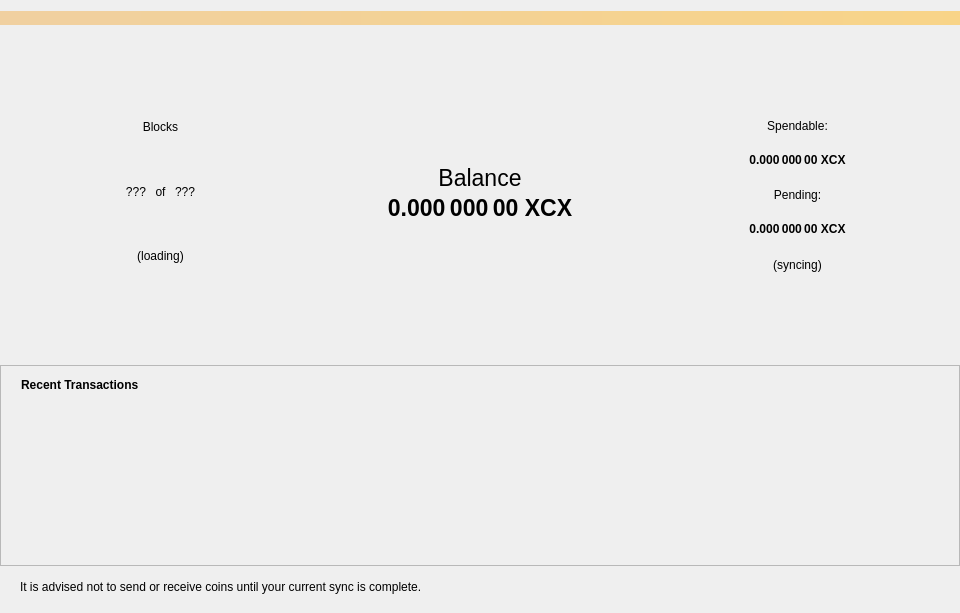
<?xml version="1.0" encoding="UTF-8"?>
<ui version="4.0">
 <class>OverviewPage</class>
 <widget class="QDialog" name="OverviewPage">
  <property name="geometry">
   <rect>
    <x>0</x>
    <y>0</y>
    <width>960</width>
    <height>613</height>
   </rect>
  </property>
  <property name="minimumSize">
   <size>
    <width>960</width>
    <height>0</height>
   </size>
  </property>
  <property name="windowTitle">
   <string>Form</string>
  </property>
  <property name="sizeGripEnabled">
   <bool>false</bool>
  </property>
  <layout class="QVBoxLayout" name="topLayout">
   <property name="leftMargin">
    <number>0</number>
   </property>
   <property name="rightMargin">
    <number>0</number>
   </property>
   <item>
    <widget class="QLabel" name="labelAlerts">
     <property name="visible">
      <bool>false</bool>
     </property>
     <property name="styleSheet">
      <string notr="true">background-color: qlineargradient(x1: 0, y1: 0, x2: 1, y2: 0, stop:0 #F0D0A0, stop:1 #F8D488); color:#000000;</string>
     </property>
     <property name="wordWrap">
      <bool>true</bool>
     </property>
     <property name="margin">
      <number>3</number>
     </property>
    </widget>
   </item>
   <item>
    <layout class="QVBoxLayout" name="verticalLayout" stretch="0,1">
     <item>
      <layout class="QHBoxLayout" name="horizontalLayout" stretch="0,0,0">
       <property name="spacing">
        <number>0</number>
       </property>
       <item>
        <widget class="QWidget" name="widgetSyncBlocks" native="true">
         <property name="sizePolicy">
          <sizepolicy hsizetype="Maximum" vsizetype="Maximum">
           <horstretch>1</horstretch>
           <verstretch>1</verstretch>
          </sizepolicy>
         </property>
         <property name="minimumSize">
          <size>
           <width>328</width>
           <height>328</height>
          </size>
         </property>
         <property name="baseSize">
          <size>
           <width>228</width>
           <height>228</height>
          </size>
         </property>
         <widget class="QWidget" name="layoutWidget_2">
          <property name="geometry">
           <rect>
            <x>0</x>
            <y>0</y>
            <width>321</width>
            <height>321</height>
           </rect>
          </property>
          <layout class="QVBoxLayout" name="verticalLayout_7">
           <property name="sizeConstraint">
            <enum>QLayout::SetDefaultConstraint</enum>
           </property>
           <item>
            <widget class="QLabel" name="labelBlocksText">
             <property name="text">
              <string>Blocks</string>
             </property>
             <property name="alignment">
              <set>Qt::AlignBottom|Qt::AlignHCenter</set>
             </property>
            </widget>
           </item>
           <item>
            <layout class="QHBoxLayout" name="horizontalLayout_5">
             <property name="sizeConstraint">
              <enum>QLayout::SetMinimumSize</enum>
             </property>
             <item>
              <widget class="QLabel" name="labelBlockCurrent">
               <property name="sizePolicy">
                <sizepolicy hsizetype="Minimum" vsizetype="Preferred">
                 <horstretch>0</horstretch>
                 <verstretch>0</verstretch>
                </sizepolicy>
               </property>
               <property name="text">
                <string>???</string>
               </property>
               <property name="alignment">
                <set>Qt::AlignRight|Qt::AlignTrailing|Qt::AlignVCenter</set>
               </property>
              </widget>
             </item>
             <item>
              <widget class="QLabel" name="labelBlockOf">
               <property name="sizePolicy">
                <sizepolicy hsizetype="Maximum" vsizetype="Preferred">
                 <horstretch>0</horstretch>
                 <verstretch>0</verstretch>
                </sizepolicy>
               </property>
               <property name="text">
                <string> of </string>
               </property>
               <property name="scaledContents">
                <bool>false</bool>
               </property>
               <property name="alignment">
                <set>Qt::AlignCenter</set>
               </property>
              </widget>
             </item>
             <item>
              <widget class="QLabel" name="labelBlocksTotal">
               <property name="sizePolicy">
                <sizepolicy hsizetype="Minimum" vsizetype="Preferred">
                 <horstretch>0</horstretch>
                 <verstretch>0</verstretch>
                </sizepolicy>
               </property>
               <property name="text">
                <string>???</string>
               </property>
               <property name="alignment">
                <set>Qt::AlignLeading|Qt::AlignLeft|Qt::AlignVCenter</set>
               </property>
              </widget>
             </item>
            </layout>
           </item>
           <item>
            <widget class="QLabel" name="labelBlockStatus">
             <property name="text">
              <string>(loading)</string>
             </property>
             <property name="alignment">
              <set>Qt::AlignHCenter|Qt::AlignTop</set>
             </property>
            </widget>
           </item>
          </layout>
         </widget>
        </widget>
       </item>
       <item>
        <layout class="QVBoxLayout" name="verticalLayout_5">
         <property name="sizeConstraint">
          <enum>QLayout::SetDefaultConstraint</enum>
         </property>
         <item>
          <widget class="QLabel" name="label_2">
           <property name="text">
            <string/>
           </property>
          </widget>
         </item>
         <item>
          <widget class="QLabel" name="label_8">
           <property name="text">
            <string/>
           </property>
          </widget>
         </item>
         <item>
          <widget class="QLabel" name="label_3">
           <property name="text">
            <string/>
           </property>
          </widget>
         </item>
         <item>
          <widget class="QLabel" name="label_10">
           <property name="text">
            <string/>
           </property>
          </widget>
         </item>
         <item>
          <widget class="QLabel" name="label_7">
           <property name="font">
            <font>
             <pointsize>17</pointsize>
             <weight>50</weight>
             <bold>false</bold>
            </font>
           </property>
           <property name="text">
            <string>Balance</string>
           </property>
           <property name="textFormat">
            <enum>Qt::RichText</enum>
           </property>
           <property name="alignment">
            <set>Qt::AlignCenter</set>
           </property>
          </widget>
         </item>
         <item>
          <widget class="QLabel" name="labelBalance_2">
           <property name="font">
            <font>
             <pointsize>17</pointsize>
             <weight>75</weight>
             <bold>true</bold>
            </font>
           </property>
           <property name="cursor">
            <cursorShape>IBeamCursor</cursorShape>
           </property>
           <property name="toolTip">
            <string>Your current balance</string>
           </property>
           <property name="text">
            <string notr="true">0.000 000 00 XCX</string>
           </property>
           <property name="alignment">
            <set>Qt::AlignHCenter|Qt::AlignTop</set>
           </property>
           <property name="textInteractionFlags">
            <set>Qt::LinksAccessibleByMouse|Qt::TextSelectableByKeyboard|Qt::TextSelectableByMouse</set>
           </property>
          </widget>
         </item>
         <item>
          <widget class="QLabel" name="label_9">
           <property name="text">
            <string/>
           </property>
          </widget>
         </item>
         <item>
          <widget class="QLabel" name="label_11">
           <property name="text">
            <string/>
           </property>
          </widget>
         </item>
         <item>
          <widget class="QLabel" name="label_5">
           <property name="text">
            <string/>
           </property>
          </widget>
         </item>
         <item>
          <widget class="QLabel" name="label">
           <property name="text">
            <string/>
           </property>
          </widget>
         </item>
        </layout>
       </item>
       <item>
        <widget class="QWidget" name="widgetSyncBalance" native="true">
         <property name="sizePolicy">
          <sizepolicy hsizetype="Maximum" vsizetype="Maximum">
           <horstretch>1</horstretch>
           <verstretch>1</verstretch>
          </sizepolicy>
         </property>
         <property name="minimumSize">
          <size>
           <width>328</width>
           <height>328</height>
          </size>
         </property>
         <property name="baseSize">
          <size>
           <width>328</width>
           <height>328</height>
          </size>
         </property>
         <widget class="QWidget" name="layoutWidget_3">
          <property name="geometry">
           <rect>
            <x>0</x>
            <y>0</y>
            <width>331</width>
            <height>328</height>
           </rect>
          </property>
          <layout class="QVBoxLayout" name="verticalLayout_2">
           <item>
            <spacer name="verticalSpacer">
             <property name="orientation">
              <enum>Qt::Vertical</enum>
             </property>
             <property name="sizeType">
              <enum>QSizePolicy::Preferred</enum>
             </property>
             <property name="sizeHint" stdset="0">
              <size>
               <width>20</width>
               <height>80</height>
              </size>
             </property>
            </spacer>
           </item>
           <item>
            <widget class="QLabel" name="labelBalanceText">
             <property name="sizePolicy">
              <sizepolicy hsizetype="Minimum" vsizetype="Preferred">
               <horstretch>0</horstretch>
               <verstretch>0</verstretch>
              </sizepolicy>
             </property>
             <property name="text">
              <string>Spendable:</string>
             </property>
             <property name="alignment">
              <set>Qt::AlignCenter</set>
             </property>
            </widget>
           </item>
           <item>
            <widget class="QLabel" name="labelBalance">
             <property name="sizePolicy">
              <sizepolicy hsizetype="Minimum" vsizetype="Preferred">
               <horstretch>0</horstretch>
               <verstretch>0</verstretch>
              </sizepolicy>
             </property>
             <property name="font">
              <font>
               <weight>75</weight>
               <bold>true</bold>
              </font>
             </property>
             <property name="cursor">
              <cursorShape>IBeamCursor</cursorShape>
             </property>
             <property name="toolTip">
              <string>Your current spendable balance</string>
             </property>
             <property name="text">
              <string notr="true">0.000 000 00 XCX</string>
             </property>
             <property name="alignment">
              <set>Qt::AlignCenter</set>
             </property>
             <property name="textInteractionFlags">
              <set>Qt::LinksAccessibleByMouse|Qt::TextSelectableByKeyboard|Qt::TextSelectableByMouse</set>
             </property>
            </widget>
           </item>
           <item>
            <widget class="QLabel" name="labelPendingText">
             <property name="sizePolicy">
              <sizepolicy hsizetype="Minimum" vsizetype="Minimum">
               <horstretch>0</horstretch>
               <verstretch>0</verstretch>
              </sizepolicy>
             </property>
             <property name="text">
              <string>Pending:</string>
             </property>
             <property name="alignment">
              <set>Qt::AlignCenter</set>
             </property>
            </widget>
           </item>
           <item>
            <widget class="QLabel" name="labelUnconfirmed">
             <property name="font">
              <font>
               <weight>75</weight>
               <bold>true</bold>
              </font>
             </property>
             <property name="cursor">
              <cursorShape>IBeamCursor</cursorShape>
             </property>
             <property name="toolTip">
              <string>Total of transactions that have yet to be confirmed, and do not yet count toward the spendable balance</string>
             </property>
             <property name="text">
              <string notr="true">0.000 000 00 XCX</string>
             </property>
             <property name="alignment">
              <set>Qt::AlignCenter</set>
             </property>
             <property name="textInteractionFlags">
              <set>Qt::LinksAccessibleByMouse|Qt::TextSelectableByKeyboard|Qt::TextSelectableByMouse</set>
             </property>
            </widget>
           </item>
           <item>
            <widget class="QLabel" name="labelWalletStatus">
             <property name="enabled">
              <bool>true</bool>
             </property>
             <property name="text">
              <string>(syncing)</string>
             </property>
             <property name="alignment">
              <set>Qt::AlignCenter</set>
             </property>
            </widget>
           </item>
           <item>
            <spacer name="verticalSpacer_2">
             <property name="orientation">
              <enum>Qt::Vertical</enum>
             </property>
             <property name="sizeType">
              <enum>QSizePolicy::Preferred</enum>
             </property>
             <property name="sizeHint" stdset="0">
              <size>
               <width>20</width>
               <height>80</height>
              </size>
             </property>
            </spacer>
           </item>
          </layout>
         </widget>
        </widget>
       </item>
      </layout>
     </item>
     <item>
      <layout class="QVBoxLayout" name="verticalLayout_3" stretch="1">
       <item>
        <widget class="QFrame" name="frame_2">
         <property name="sizePolicy">
          <sizepolicy hsizetype="Preferred" vsizetype="Preferred">
           <horstretch>0</horstretch>
           <verstretch>0</verstretch>
          </sizepolicy>
         </property>
         <property name="frameShape">
          <enum>QFrame::StyledPanel</enum>
         </property>
         <property name="frameShadow">
          <enum>QFrame::Raised</enum>
         </property>
         <layout class="QVBoxLayout" name="verticalLayout1">
          <property name="leftMargin">
           <number>0</number>
          </property>
          <property name="rightMargin">
           <number>0</number>
          </property>
          <item>
           <layout class="QHBoxLayout" name="horizontalLayout_2">
            <property name="leftMargin">
             <number>20</number>
            </property>
            <item>
             <widget class="QLabel" name="lblRecentTransaction">
              <property name="font">
               <font>
                <weight>75</weight>
                <bold>true</bold>
               </font>
              </property>
              <property name="toolTip">
               <string>Recent Transactions</string>
              </property>
              <property name="text">
               <string>Recent Transactions</string>
              </property>
             </widget>
            </item>
            <item>
             <spacer name="horizontalSpacer">
              <property name="orientation">
               <enum>Qt::Horizontal</enum>
              </property>
              <property name="sizeHint" stdset="0">
               <size>
                <width>40</width>
                <height>20</height>
               </size>
              </property>
             </spacer>
            </item>
           </layout>
          </item>
          <item>
           <layout class="QVBoxLayout" name="verticalLayout_6">
            <item>
             <layout class="QVBoxLayout" name="verticalLayoutRecent"/>
            </item>
            <item>
             <spacer name="verticalSpacer_3">
              <property name="orientation">
               <enum>Qt::Vertical</enum>
              </property>
              <property name="sizeHint" stdset="0">
               <size>
                <width>20</width>
                <height>40</height>
               </size>
              </property>
             </spacer>
            </item>
           </layout>
          </item>
         </layout>
        </widget>
       </item>
      </layout>
     </item>
    </layout>
   </item>
   <item>
    <layout class="QHBoxLayout" name="horizontalLayout_3">
     <property name="leftMargin">
      <number>20</number>
     </property>
     <property name="topMargin">
      <number>0</number>
     </property>
     <property name="bottomMargin">
      <number>0</number>
     </property>
     <item>
      <widget class="QLabel" name="lblHelp">
       <property name="text">
        <string>It is advised not to send or receive coins until your current sync is complete.</string>
       </property>
      </widget>
     </item>
     <item alignment="Qt::AlignRight">
      <widget class="QPushButton" name="btnLockUnlock">
       <property name="sizePolicy">
        <sizepolicy hsizetype="Fixed" vsizetype="Fixed">
         <horstretch>0</horstretch>
         <verstretch>0</verstretch>
        </sizepolicy>
       </property>
       <property name="minimumSize">
        <size>
         <width>30</width>
         <height>30</height>
        </size>
       </property>
       <property name="styleSheet">
        <string notr="true">border-image: url(:/images/lock) 0 0 0 0 stretch stretch;</string>
       </property>
       <property name="text">
        <string/>
       </property>
       <property name="autoDefault">
        <bool>false</bool>
       </property>
       <property name="flat">
        <bool>true</bool>
       </property>
      </widget>
     </item>
    </layout>
   </item>
  </layout>
 </widget>
 <resources/>
 <connections/>
</ui>
